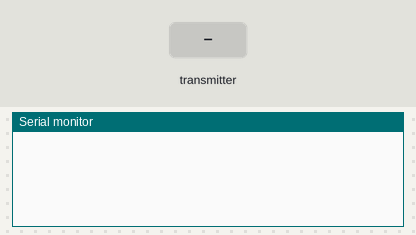
The sketch below on a simulated Arduino Uno, built with avr-gcc and run on an emulated ATmega328P. On the bench: the last lines printed to the serial monitor. The test bench sets the inputs (shaded band). No radio packets arrive unless stated.

Above: at 1.2 s.
1.3 s: the transmitter starts sending msg.0 = 64
At 1.46 s:
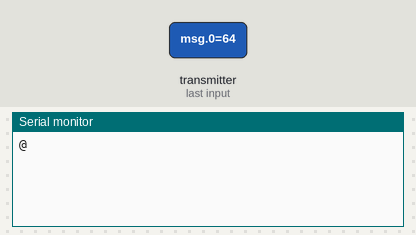
3.2 s: the transmitter starts sending msg.1 = 64
At 3.36 s:
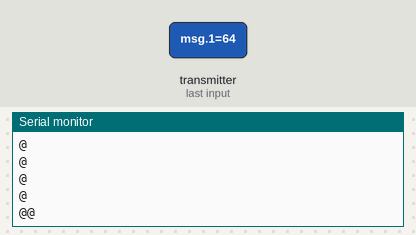
5.1 s: the transmitter starts sending msg.2 = 64
At 5.26 s:
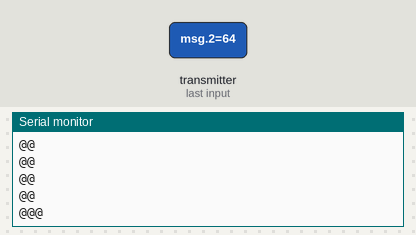
7.0 s: the transmitter starts sending msg.3 = 64
At 7.16 s:
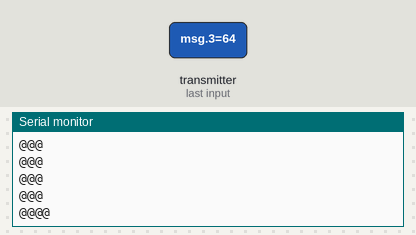
8.9 s: the transmitter starts sending msg.4 = 64
At 9.06 s:
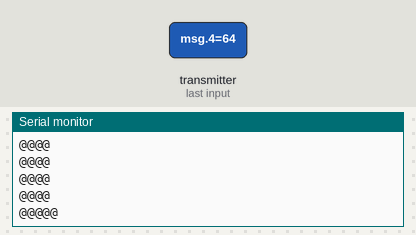
10.8 s: the transmitter starts sending msg.5 = 64
At 10.96 s:
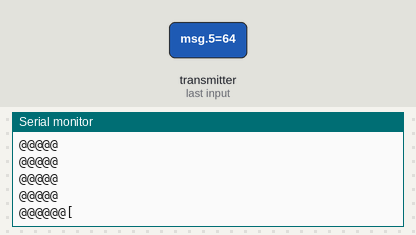

Measured:
- after the input at 1.3 s, the serial monitor: prints a new line at once (image 1)
- after the input at 3.2 s, the serial monitor: prints a new line at once (image 2)
- after the input at 5.1 s, the serial monitor: prints a new line at once (image 3)
- after the input at 7.0 s, the serial monitor: prints a new line at once (image 4)
- after the input at 8.9 s, the serial monitor: prints a new line at once (image 5)
- after the input at 10.8 s, the serial monitor: prints a new line at once (image 6)

The sketch:

radio_receiver.ino
```cpp
/*
Radio receiver code for the Bombug.
Made (mostly) by Carlos ★.

Using radiohead library for protoccoled
serial communitation and messaging.

Used for receiving data from the ultrasound
sensors board.
*/

#include <SPI.h>    // Allows conection to peripheral devices
#include <RH_ASK.h> // Actual library used for radio communication

RH_ASK driver; // Creates an RH_ASK class

const byte msgSize = 6;

void setup()
{
    driver.init();      // Initializes driver
    Serial.begin(9600); // Debugging only??
}

void loop()
{
    uint8_t msg[msgSize];           // Creates message with expected lenght
    uint8_t msgLen = sizeof(msg);
    if (driver.recv((uint8_t *)msg, &msgLen)) // Recieves message
    {
         // Prints recieved message to the serial monitor
         Serial.println((char *)msg);
    }
}
```
